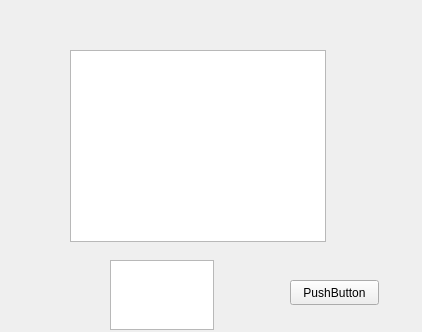
<?xml version="1.0" encoding="UTF-8"?>
<ui version="4.0">
 <class>Opaco</class>
 <widget class="QWidget" name="Opaco">
  <property name="geometry">
   <rect>
    <x>0</x>
    <y>0</y>
    <width>422</width>
    <height>332</height>
   </rect>
  </property>
  <property name="windowTitle">
   <string>Form</string>
  </property>
  <widget class="QGraphicsView" name="graphicsView">
   <property name="geometry">
    <rect>
     <x>70</x>
     <y>50</y>
     <width>256</width>
     <height>192</height>
    </rect>
   </property>
  </widget>
  <widget class="QTextEdit" name="textEdit">
   <property name="geometry">
    <rect>
     <x>110</x>
     <y>260</y>
     <width>104</width>
     <height>70</height>
    </rect>
   </property>
  </widget>
  <widget class="QPushButton" name="pushButton">
   <property name="geometry">
    <rect>
     <x>290</x>
     <y>280</y>
     <width>89</width>
     <height>25</height>
    </rect>
   </property>
   <property name="text">
    <string>PushButton</string>
   </property>
  </widget>
 </widget>
 <resources/>
 <connections/>
</ui>
